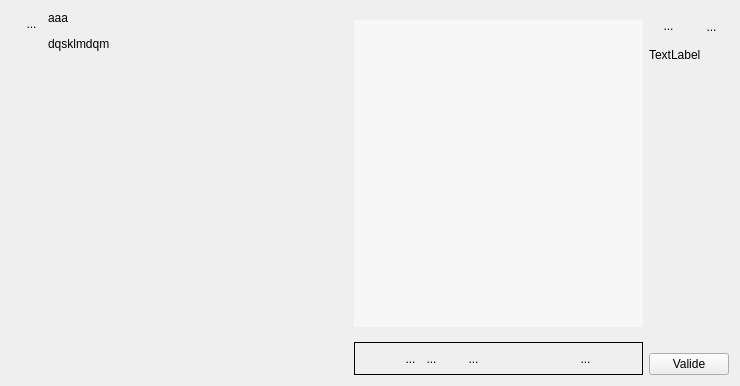
<?xml version="1.0" encoding="UTF-8"?>
<ui version="4.0">
 <class>WidgetPlusieursTuple</class>
 <widget class="QWidget" name="WidgetPlusieursTuple">
  <property name="geometry">
   <rect>
    <x>0</x>
    <y>0</y>
    <width>740</width>
    <height>386</height>
   </rect>
  </property>
  <property name="sizePolicy">
   <sizepolicy hsizetype="Preferred" vsizetype="Expanding">
    <horstretch>0</horstretch>
    <verstretch>0</verstretch>
   </sizepolicy>
  </property>
  <property name="minimumSize">
   <size>
    <width>0</width>
    <height>0</height>
   </size>
  </property>
  <property name="windowTitle">
   <string>Form</string>
  </property>
  <layout class="QHBoxLayout" name="horizontalLayout_2">
   <property name="leftMargin">
    <number>0</number>
   </property>
   <item>
    <layout class="QVBoxLayout" name="verticalLayout_5">
     <property name="spacing">
      <number>0</number>
     </property>
     <item>
      <layout class="QVBoxLayout" name="verticalLayout_2">
       <property name="spacing">
        <number>0</number>
       </property>
       <item>
        <layout class="QHBoxLayout" name="horizontalLayout">
         <property name="spacing">
          <number>0</number>
         </property>
         <property name="sizeConstraint">
          <enum>QLayout::SetFixedSize</enum>
         </property>
         <item>
          <spacer name="horizontalSpacer_3">
           <property name="orientation">
            <enum>Qt::Horizontal</enum>
           </property>
           <property name="sizeType">
            <enum>QSizePolicy::Fixed</enum>
           </property>
           <property name="sizeHint" stdset="0">
            <size>
             <width>21</width>
             <height>20</height>
            </size>
           </property>
          </spacer>
         </item>
         <item>
          <widget class="MonBoutonValide" name="RBValide">
           <property name="minimumSize">
            <size>
             <width>21</width>
             <height>25</height>
            </size>
           </property>
           <property name="maximumSize">
            <size>
             <width>21</width>
             <height>25</height>
            </size>
           </property>
           <property name="focusPolicy">
            <enum>Qt::ClickFocus</enum>
           </property>
           <property name="toolTip">
            <string>Affiche le rapport de validation du mot-clef</string>
           </property>
           <property name="styleSheet">
            <string notr="true">border : 0px</string>
           </property>
           <property name="text">
            <string>...</string>
           </property>
           <property name="icon">
            <iconset>
             <normaloff>../Editeur/icons/ast-green-ball.png</normaloff>../Editeur/icons/ast-green-ball.png</iconset>
           </property>
           <property name="iconSize">
            <size>
             <width>25</width>
             <height>25</height>
            </size>
           </property>
          </widget>
         </item>
        </layout>
       </item>
       <item>
        <spacer name="verticalSpacer">
         <property name="orientation">
          <enum>Qt::Vertical</enum>
         </property>
         <property name="sizeHint" stdset="0">
          <size>
           <width>20</width>
           <height>5</height>
          </size>
         </property>
        </spacer>
       </item>
      </layout>
     </item>
    </layout>
   </item>
   <item>
    <layout class="QVBoxLayout" name="verticalLayout_6">
     <property name="spacing">
      <number>0</number>
     </property>
     <item>
      <widget class="MonLabelClic" name="label">
       <property name="sizePolicy">
        <sizepolicy hsizetype="Fixed" vsizetype="Preferred">
         <horstretch>0</horstretch>
         <verstretch>0</verstretch>
        </sizepolicy>
       </property>
       <property name="minimumSize">
        <size>
         <width>300</width>
         <height>25</height>
        </size>
       </property>
       <property name="maximumSize">
        <size>
         <width>178</width>
         <height>16777215</height>
        </size>
       </property>
       <property name="frameShape">
        <enum>QFrame::NoFrame</enum>
       </property>
       <property name="text">
        <string>&lt;html&gt;&lt;head/&gt;&lt;body&gt;&lt;p&gt;aaa&lt;/p&gt;&lt;p&gt;dqsklmdqm&lt;/p&gt;&lt;/body&gt;&lt;/html&gt;</string>
       </property>
       <property name="scaledContents">
        <bool>false</bool>
       </property>
       <property name="alignment">
        <set>Qt::AlignLeading|Qt::AlignLeft|Qt::AlignTop</set>
       </property>
      </widget>
     </item>
     <item>
      <widget class="QLabel" name="monCommentaireLabel">
       <property name="sizePolicy">
        <sizepolicy hsizetype="Fixed" vsizetype="Expanding">
         <horstretch>0</horstretch>
         <verstretch>0</verstretch>
        </sizepolicy>
       </property>
       <property name="minimumSize">
        <size>
         <width>300</width>
         <height>0</height>
        </size>
       </property>
       <property name="maximumSize">
        <size>
         <width>300</width>
         <height>16777215</height>
        </size>
       </property>
       <property name="text">
        <string>&lt;html&gt;&lt;head/&gt;&lt;body&gt;&lt;p&gt;&lt;br/&gt;&lt;/p&gt;&lt;p&gt;&lt;br/&gt;&lt;/p&gt;&lt;/body&gt;&lt;/html&gt;</string>
       </property>
      </widget>
     </item>
    </layout>
   </item>
   <item>
    <layout class="QVBoxLayout" name="verticalLayout_4">
     <item>
      <widget class="QFrame" name="frame">
       <property name="frameShape">
        <enum>QFrame::NoFrame</enum>
       </property>
       <layout class="QVBoxLayout" name="verticalLayout_3">
        <property name="leftMargin">
         <number>0</number>
        </property>
        <property name="rightMargin">
         <number>0</number>
        </property>
        <item>
         <widget class="QScrollArea" name="scrollArea">
          <property name="sizePolicy">
           <sizepolicy hsizetype="Expanding" vsizetype="Expanding">
            <horstretch>0</horstretch>
            <verstretch>0</verstretch>
           </sizepolicy>
          </property>
          <property name="styleSheet">
           <string notr="true">background : rgb(247,247,247)</string>
          </property>
          <property name="frameShape">
           <enum>QFrame::NoFrame</enum>
          </property>
          <property name="lineWidth">
           <number>1</number>
          </property>
          <property name="widgetResizable">
           <bool>true</bool>
          </property>
          <property name="alignment">
           <set>Qt::AlignBottom|Qt::AlignLeading|Qt::AlignLeft</set>
          </property>
          <widget class="QWidget" name="verticalWidgetLE">
           <property name="geometry">
            <rect>
             <x>0</x>
             <y>0</y>
             <width>279</width>
             <height>307</height>
            </rect>
           </property>
           <property name="sizePolicy">
            <sizepolicy hsizetype="Preferred" vsizetype="Preferred">
             <horstretch>0</horstretch>
             <verstretch>0</verstretch>
            </sizepolicy>
           </property>
           <layout class="QVBoxLayout" name="verticalLayoutLE">
            <property name="spacing">
             <number>0</number>
            </property>
            <property name="leftMargin">
             <number>0</number>
            </property>
            <property name="topMargin">
             <number>0</number>
            </property>
            <property name="rightMargin">
             <number>0</number>
            </property>
            <property name="bottomMargin">
             <number>0</number>
            </property>
            <item>
             <spacer name="verticalSpacer_3">
              <property name="orientation">
               <enum>Qt::Vertical</enum>
              </property>
              <property name="sizeHint" stdset="0">
               <size>
                <width>20</width>
                <height>13</height>
               </size>
              </property>
             </spacer>
            </item>
           </layout>
          </widget>
         </widget>
        </item>
       </layout>
      </widget>
     </item>
     <item>
      <widget class="QFrame" name="frame">
       <property name="frameShape">
        <enum>QFrame::Box</enum>
       </property>
       <layout class="QHBoxLayout" name="horizontalLayout_6">
        <property name="leftMargin">
         <number>0</number>
        </property>
        <property name="topMargin">
         <number>0</number>
        </property>
        <property name="rightMargin">
         <number>0</number>
        </property>
        <property name="bottomMargin">
         <number>0</number>
        </property>
        <item>
         <layout class="QHBoxLayout" name="horizontalLayout_5">
          <property name="spacing">
           <number>0</number>
          </property>
          <property name="sizeConstraint">
           <enum>QLayout::SetFixedSize</enum>
          </property>
          <item>
           <widget class="QToolButton" name="RBHaut">
            <property name="minimumSize">
             <size>
              <width>21</width>
              <height>31</height>
             </size>
            </property>
            <property name="maximumSize">
             <size>
              <width>21</width>
              <height>31</height>
             </size>
            </property>
            <property name="focusPolicy">
             <enum>Qt::ClickFocus</enum>
            </property>
            <property name="toolTip">
             <string>Remonte la ligne</string>
            </property>
            <property name="styleSheet">
             <string notr="true">border : 0px</string>
            </property>
            <property name="text">
             <string>...</string>
            </property>
            <property name="icon">
             <iconset theme="go-up">
              <normaloff>.</normaloff>.</iconset>
            </property>
            <property name="iconSize">
             <size>
              <width>32</width>
              <height>32</height>
             </size>
            </property>
           </widget>
          </item>
          <item>
           <widget class="QToolButton" name="RBBas">
            <property name="minimumSize">
             <size>
              <width>21</width>
              <height>31</height>
             </size>
            </property>
            <property name="maximumSize">
             <size>
              <width>21</width>
              <height>31</height>
             </size>
            </property>
            <property name="focusPolicy">
             <enum>Qt::ClickFocus</enum>
            </property>
            <property name="toolTip">
             <string>Descend la ligne</string>
            </property>
            <property name="styleSheet">
             <string notr="true">border : 0px</string>
            </property>
            <property name="text">
             <string>...</string>
            </property>
            <property name="icon">
             <iconset theme="go-down">
              <normaloff>.</normaloff>.</iconset>
            </property>
            <property name="iconSize">
             <size>
              <width>32</width>
              <height>32</height>
             </size>
            </property>
           </widget>
          </item>
          <item>
           <widget class="QToolButton" name="RBMoins">
            <property name="minimumSize">
             <size>
              <width>21</width>
              <height>31</height>
             </size>
            </property>
            <property name="maximumSize">
             <size>
              <width>21</width>
              <height>31</height>
             </size>
            </property>
            <property name="focusPolicy">
             <enum>Qt::ClickFocus</enum>
            </property>
            <property name="toolTip">
             <string>supprime une ligne</string>
            </property>
            <property name="styleSheet">
             <string notr="true">border : 0px</string>
            </property>
            <property name="icon">
             <iconset theme="remove">
              <normaloff>../Editeur/icons/MoinsBleu.png</normaloff>../Editeur/icons/MoinsBleu.png</iconset>
            </property>
            <property name="iconSize">
             <size>
              <width>32</width>
              <height>32</height>
             </size>
            </property>
           </widget>
          </item>
          <item>
           <widget class="QToolButton" name="RBPlus">
            <property name="minimumSize">
             <size>
              <width>21</width>
              <height>31</height>
             </size>
            </property>
            <property name="maximumSize">
             <size>
              <width>21</width>
              <height>31</height>
             </size>
            </property>
            <property name="focusPolicy">
             <enum>Qt::ClickFocus</enum>
            </property>
            <property name="toolTip">
             <string>Ajoute une ligne</string>
            </property>
            <property name="styleSheet">
             <string notr="true">border : 0px</string>
            </property>
            <property name="text">
             <string>...</string>
            </property>
            <property name="icon">
             <iconset theme="add">
              <normaloff>../Editeur/icons/PlusBleu.png</normaloff>../Editeur/icons/PlusBleu.png</iconset>
            </property>
            <property name="iconSize">
             <size>
              <width>32</width>
              <height>32</height>
             </size>
            </property>
           </widget>
          </item>
         </layout>
        </item>
        <item>
         <spacer name="horizontalSpacer_6">
          <property name="orientation">
           <enum>Qt::Horizontal</enum>
          </property>
          <property name="sizeType">
           <enum>QSizePolicy::Minimum</enum>
          </property>
          <property name="sizeHint" stdset="0">
           <size>
            <width>40</width>
            <height>20</height>
           </size>
          </property>
         </spacer>
        </item>
        <item>
         <widget class="QToolButton" name="RBVoisListe">
          <property name="minimumSize">
           <size>
            <width>21</width>
            <height>31</height>
           </size>
          </property>
          <property name="maximumSize">
           <size>
            <width>21</width>
            <height>31</height>
           </size>
          </property>
          <property name="focusPolicy">
           <enum>Qt::ClickFocus</enum>
          </property>
          <property name="toolTip">
           <string>Montre l'ensemble des valeurs</string>
          </property>
          <property name="styleSheet">
           <string notr="true">border : 0px</string>
          </property>
          <property name="text">
           <string>...</string>
          </property>
          <property name="icon">
           <iconset theme="find">
            <normaloff>.</normaloff>.</iconset>
          </property>
          <property name="iconSize">
           <size>
            <width>32</width>
            <height>32</height>
           </size>
          </property>
         </widget>
        </item>
       </layout>
      </widget>
     </item>
    </layout>
   </item>
   <item>
    <layout class="QVBoxLayout" name="verticalLayout">
     <item>
      <layout class="QHBoxLayout" name="horizontalLayout_3">
       <property name="spacing">
        <number>0</number>
       </property>
       <item>
        <widget class="QToolButton" name="BSelectFichier">
         <property name="sizePolicy">
          <sizepolicy hsizetype="Fixed" vsizetype="Fixed">
           <horstretch>0</horstretch>
           <verstretch>0</verstretch>
          </sizepolicy>
         </property>
         <property name="maximumSize">
          <size>
           <width>25</width>
           <height>30</height>
          </size>
         </property>
         <property name="focusPolicy">
          <enum>Qt::ClickFocus</enum>
         </property>
         <property name="toolTip">
          <string>Ouvre un fichier de sélection des valeurs</string>
         </property>
         <property name="styleSheet">
          <string notr="true">border:0px</string>
         </property>
         <property name="text">
          <string>...</string>
         </property>
         <property name="icon">
          <iconset theme="text-x-generic">
           <normaloff>.</normaloff>.</iconset>
         </property>
         <property name="iconSize">
          <size>
           <width>32</width>
           <height>32</height>
          </size>
         </property>
        </widget>
       </item>
       <item>
        <spacer name="horizontalSpacer_4">
         <property name="orientation">
          <enum>Qt::Horizontal</enum>
         </property>
         <property name="sizeType">
          <enum>QSizePolicy::Fixed</enum>
         </property>
         <property name="sizeHint" stdset="0">
          <size>
           <width>13</width>
           <height>20</height>
          </size>
         </property>
        </spacer>
       </item>
       <item>
        <widget class="QToolButton" name="RBPoubelle">
         <property name="minimumSize">
          <size>
           <width>21</width>
           <height>31</height>
          </size>
         </property>
         <property name="maximumSize">
          <size>
           <width>21</width>
           <height>31</height>
          </size>
         </property>
         <property name="focusPolicy">
          <enum>Qt::ClickFocus</enum>
         </property>
         <property name="toolTip">
          <string>Détruit le mot-clef</string>
         </property>
         <property name="styleSheet">
          <string notr="true">border : 0px</string>
         </property>
         <property name="text">
          <string>...</string>
         </property>
         <property name="icon">
          <iconset>
           <normaloff>../Editeur/icons/deleteRond.png</normaloff>../Editeur/icons/deleteRond.png</iconset>
         </property>
         <property name="iconSize">
          <size>
           <width>32</width>
           <height>32</height>
          </size>
         </property>
        </widget>
       </item>
      </layout>
     </item>
     <item>
      <widget class="QLabel" name="lineEditUnite">
       <property name="text">
        <string>TextLabel</string>
       </property>
      </widget>
     </item>
     <item>
      <spacer name="verticalSpacer_2">
       <property name="orientation">
        <enum>Qt::Vertical</enum>
       </property>
       <property name="sizeHint" stdset="0">
        <size>
         <width>20</width>
         <height>40</height>
        </size>
       </property>
      </spacer>
     </item>
     <item>
      <widget class="QPushButton" name="PBValideFeuille">
       <property name="text">
        <string>Valide</string>
       </property>
      </widget>
     </item>
    </layout>
   </item>
  </layout>
 </widget>
 <customwidgets>
  <customwidget>
   <class>MonBoutonValide</class>
   <extends>QToolButton</extends>
   <header>InterfaceGUI.QT5.monBoutonValide.h</header>
  </customwidget>
  <customwidget>
   <class>MonLabelClic</class>
   <extends>QLabel</extends>
   <header>InterfaceGUI.QT5.monLabelClic.h</header>
  </customwidget>
 </customwidgets>
 <resources/>
 <connections/>
</ui>
